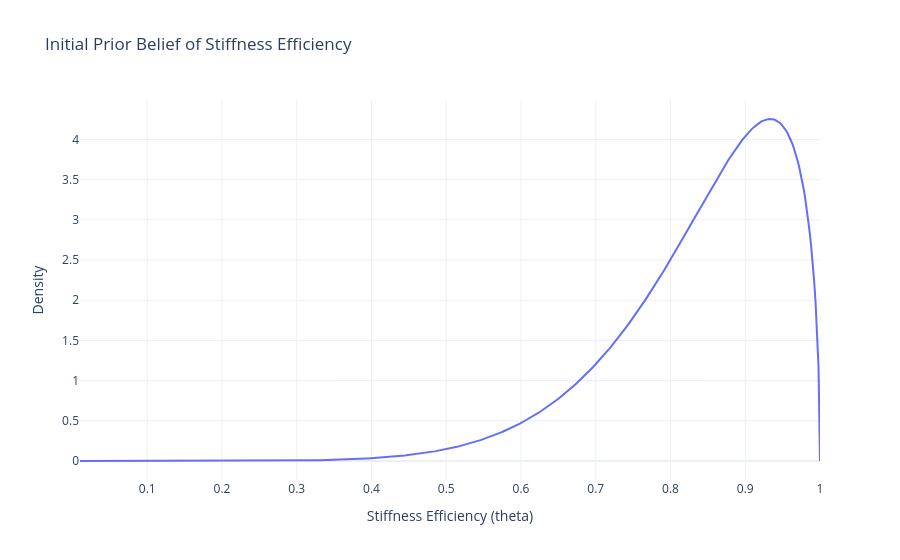

Here is the notebook cell this chart was saved with:
### Markdown cell above
## 1. Prior Belief Boundaries

The expected prior stiffness efficiency $\mathbb{E}[\Theta^{(0)}]$ for a Beta distribution is given by the formula $\frac{\alpha}{\alpha + \beta}$:

$$\mathbb{E}[\Theta^{(0)}] = \frac{8}{8 + 1.5} = \frac{8}{9.5} \approx 0.842$$

This distribution is highly appropriate for an initial prior because it assigns the vast majority of the probability mass near $1.0$ (representing an undamaged or lightly degraded state), which aligns with the physical reality of deploying a healthy component. The density gently tapers off toward the lower values, leaving a small non-zero probability for pre-existing manufacturing defects or undocumented damage without letting those scenarios dominate the baseline assumption.

### Code cell
import numpy as np
import plotly.graph_objects as go
from scipy.stats import beta

theta_grid = np.linspace(0.01, 1.0, 500)
prior_density = beta.pdf(theta_grid, 8, 1.5)

fig = go.Figure()
fig.add_trace(go.Scatter(x=theta_grid, y=prior_density, mode='lines', name='Beta(8, 1.5) Prior'))
fig.update_layout(title='Initial Prior Belief of Stiffness Efficiency',
                  xaxis_title='Stiffness Efficiency (theta)',
                  yaxis_title='Density',
                  template='plotly_white')
fig.show()

### Figure 1 — Plotly figure (JSON) as saved in the notebook; plotly's stock layout.template omitted (floating-point values rounded to 4 significant figures; data arrays with more than 128 entries replaced by an {"elided": "..."} marker saying what was removed)
{"data": [{"mode": "lines", "name": "Beta(8, 1.5) Prior", "type": "scatter", "x": {"elided": "500 float values"}, "y": {"elided": "500 float values"}}], "layout": {"title": {"text": "Initial Prior Belief of Stiffness Efficiency"}, "xaxis": {"title": {"text": "Stiffness Efficiency (theta)"}}, "yaxis": {"title": {"text": "Density"}}}}
